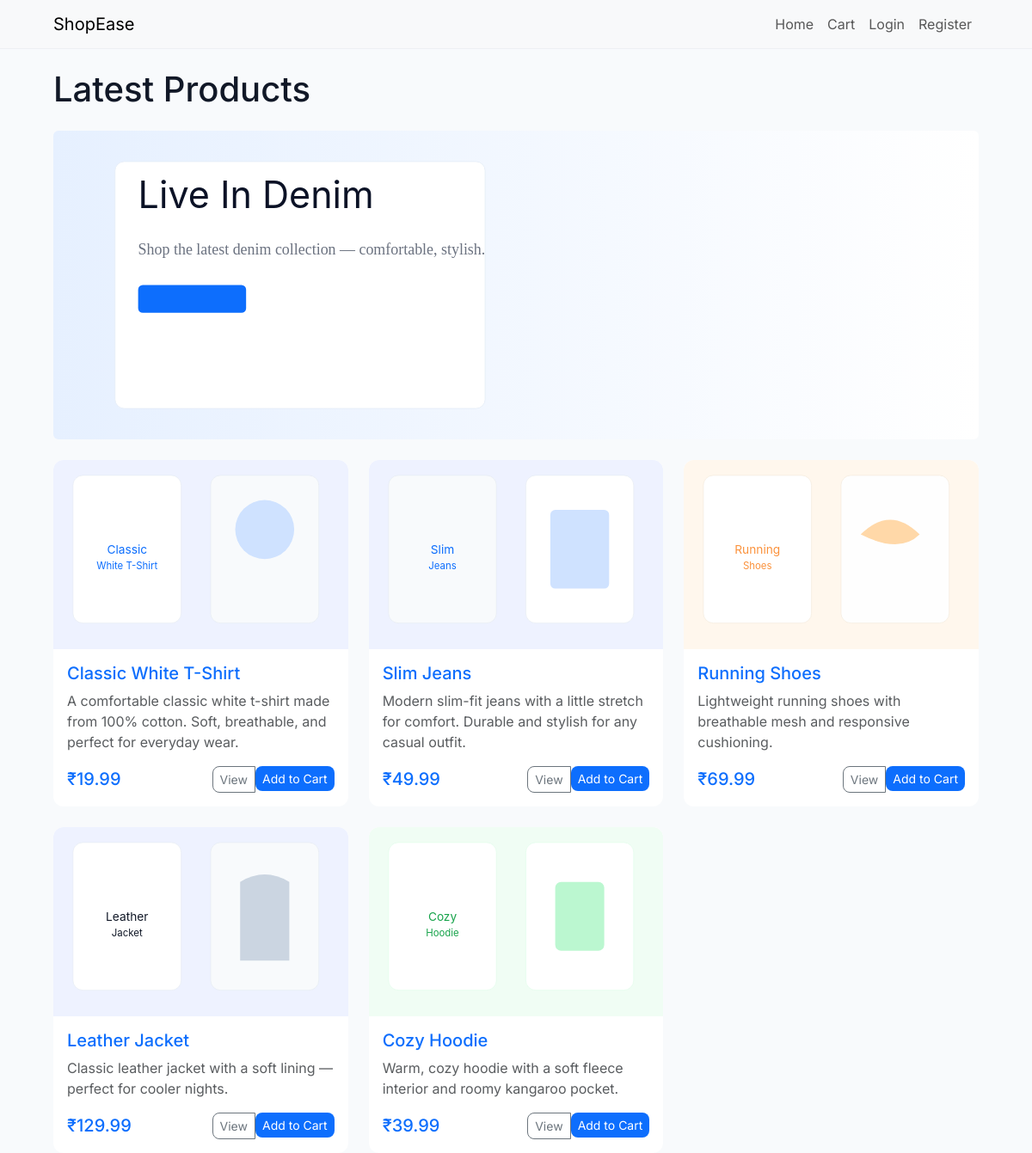
The page / on the database its author committed.
### store/models.py (models this page shows, shortened)
class Product(models.Model):
    name = models.CharField(max_length=200)
    slug = models.SlugField(unique=True)
    description = models.TextField(blank=True)
    price = models.DecimalField(max_digits=10, decimal_places=2)
    stock = models.PositiveIntegerField(default=0)
    image = models.ImageField(upload_to='products/', blank=True, null=True)
    created_at = models.DateTimeField(auto_now_add=True)
    def get_absolute_url(self):
        return reverse('product_detail', args=[self.slug])

### store/views.py (the view)
# urls.py: path('', views.home, name='home'),
def home(request):
    products = Product.objects.all()
    products_data = []
    for p in products:
        if p.image:
            img = p.image.url
        else:
            img = static_url(f'images/{p.slug}.svg')
        products_data.append({'product': p, 'image_url': img})
    return render(request, 'home.html', {'products_data': products_data})

### templates/home.html (shortened to what this page needs)
{% extends 'base.html' %}
{% block content %}
  <h1 class="mb-4">Latest Products</h1>
  <div class="hero mb-4">
    <img src="/static/images/hero.svg" alt="hero" class="img-fluid rounded">
  </div>
  <div class="row row-cols-1 row-cols-sm-2 row-cols-md-3 g-4">
    {% for entry in products_data %}
    <div class="col">
      <div class="card h-100">
        <img src="{{ entry.image_url }}" class="card-img-top" alt="{{ entry.product.name }}">
        <div class="card-body d-flex flex-column">
          <h5 class="card-title"><a href="{{ entry.product.get_absolute_url }}">{{ entry.product.name }}</a></h5>
          <p class="card-text text-muted">{{ entry.product.description|truncatewords:18 }}</p>
          <div class="mt-auto d-flex justify-content-between align-items-center">
            <div>
              <strong class="text-accent h5">₹{{ entry.product.price }}</strong>
            </div>
            <div class="btn-group" role="group">
              <a href="{{ entry.product.get_absolute_url }}" class="btn btn-outline-secondary btn-sm">View</a>
              <form method="post" action="{% url 'add_to_cart' entry.product.id %}" style="display:inline">
                <button class="btn btn-primary btn-sm">Add to Cart</button>
              </form>
            </div>
          </div>
        </div>
      </div>
    </div>
    {% empty %}
    <p>No products yet.</p>
    {% endfor %}
  </div>
{% endblock %}

### templates/base.html (shortened to what this page needs)
{% load static %}
<!doctype html>
<html lang="en">
  <head>
    <link href="https://cdn.jsdelivr.net/npm/bootstrap@5.3.0/dist/css/bootstrap.min.css" rel="stylesheet">
    <link rel="stylesheet" href="{% static 'css/styles.css' %}">
  </head>
  <body>
    <nav class="navbar navbar-expand-lg navbar-light bg-light">
      <div class="container">
        <a class="navbar-brand" href="/">ShopEase</a>
        <div class="collapse navbar-collapse" id="nav">
          <ul class="navbar-nav ms-auto mb-2 mb-lg-0">
            <li class="nav-item"><a class="nav-link" href="/">Home</a></li>
            <li class="nav-item"><a class="nav-link" href="/cart/">Cart</a></li>
            {% if user.is_authenticated %}
            <li class="nav-item"><a class="nav-link" href="#">Hi, {{ user.username }}</a></li>
            <li class="nav-item"><a class="nav-link" href="{% url 'logout' %}">Logout</a></li>
            {% else %}
            <li class="nav-item"><a class="nav-link" href="{% url 'login' %}">Login</a></li>
            <li class="nav-item"><a class="nav-link" href="{% url 'register' %}">Register</a></li>
            {% endif %}
          </ul>
        </div>
      </div>
    </nav>
    <div class="container mt-4">
      {% block content %}{% endblock %}
    </div>
  </body>
</html>

### static/css/styles.css (style rules this page uses)
:root { --bg: #f8fafc; --accent: #0d6efd; --muted: #6c757d; }
html,body { height:100%; }
body { font-family: 'Inter', system-ui, -apple-system, 'Segoe UI', Roboto, 'Helvetica Neue', Arial; background:var(--bg); color:#111827; }
.navbar { background:#ffffff; box-shadow:0 1px 0 rgba(15,23,42,0.04); }
.container { max-width:1100px }
.card { border:0; border-radius:12px; }
.card { transition:transform .18s ease, box-shadow .18s ease }
.card-body { min-height:140px }
.card-img-top { height:220px; object-fit:cover; border-top-left-radius:12px; border-top-right-radius:12px }
.text-accent { color:var(--accent) }
.hero img { width:100%; height:auto }
.btn-group .btn { border-radius:8px }
.card-title a { color:var(--accent); text-decoration:none }
.btn-primary { background:var(--accent); border:none }

### rows shown on the page
Product: shows a picture, product.name "Classic White T-Shirt", product.description "A comfortable classic white t-shirt made from 100% cotton. Soft, breathable, and perfect for everyday wear.", product.price "19.99"
Product: shows a picture, product.name "Slim Jeans", product.description "Modern slim-fit jeans with a little stretch for comfort. Durable and stylish for any casual outfit.", product.price "49.99"
Product: shows a picture, product.name "Running Shoes", product.description "Lightweight running shoes with breathable mesh and responsive cushioning.", product.price "69.99"
Product: shows a picture, product.name "Leather Jacket", product.description "Classic leather jacket with a soft lining — perfect for cooler nights.", product.price "129.99"
Product: shows a picture, product.name "Cozy Hoodie", product.description "Warm, cozy hoodie with a soft fleece interior and roomy kangaroo pocket.", product.price "39.99"
